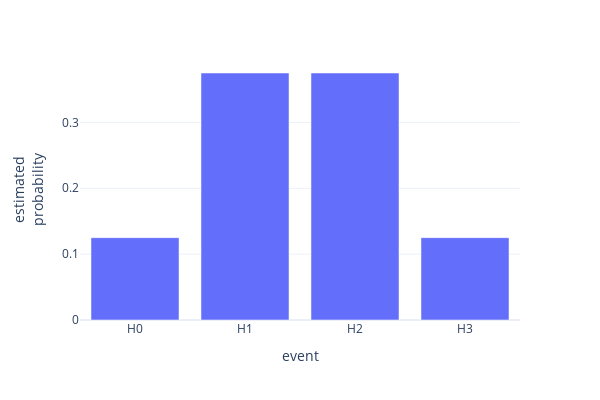

Here is the notebook cell this chart was saved with:
### Markdown cell above
This can also be computed using a formula of binomial distribution (probability of getting k successes in n independent trials when the probability of success is p):

### Code cell
import math

def head_count_prob(p_head, n, head_count):
    return math.factorial(n) / (math.factorial(head_count) * math.factorial(n - head_count)) * (p_head**head_count) * ((1-p_head)**(n-head_count))

event_probabilities_from_formula = {
    f'H{head_count}': head_count_prob(p_head=0.5, n=3, head_count=head_count) for head_count in range(4)
}

print(event_probabilities_from_formula)
plot_event_probabilities(event_probabilities_from_formula)

### Figure 1 — Plotly figure (JSON) as saved in the notebook; plotly's stock layout.template omitted (floating-point values rounded to 4 significant figures)
{"data": [{"hovertemplate": "x=%{x}<br>y=%{y}<extra></extra>", "legendgroup": "", "marker": {"color": "#636efa", "pattern": {"shape": ""}}, "name": "", "orientation": "v", "showlegend": false, "textposition": "auto", "type": "bar", "x": ["H0", "H1", "H2", "H3"], "xaxis": "x", "y": [0.125, 0.375, 0.375, 0.125], "yaxis": "y"}], "layout": {"barmode": "relative", "height": 400, "legend": {"tracegroupgap": 0}, "margin": {"t": 60}, "showlegend": false, "width": 600, "xaxis": {"anchor": "y", "domain": [0, 1], "title": {"text": "event"}}, "yaxis": {"anchor": "x", "domain": [0, 1], "title": {"text": "estimated<br>probability"}}}}
